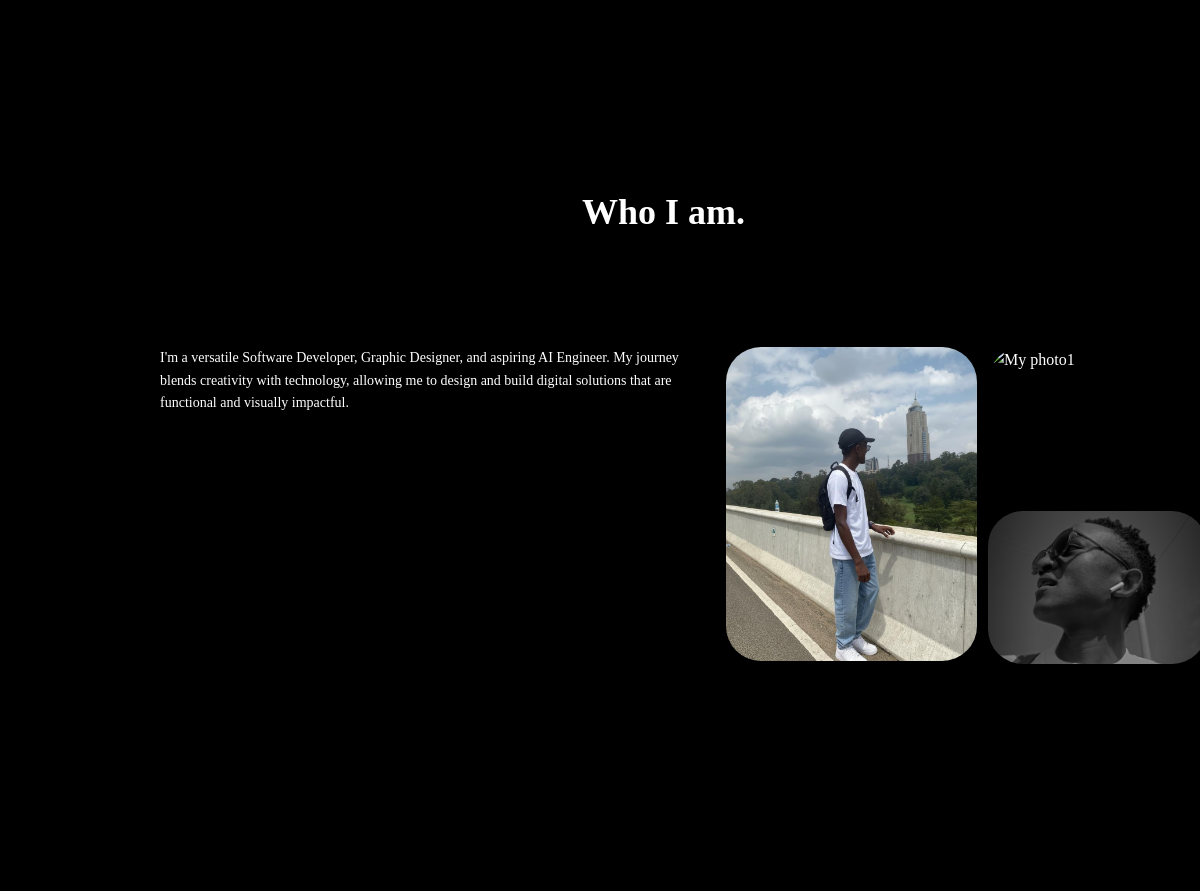
Page /portfolio/ (middle part) on the earlier database version.
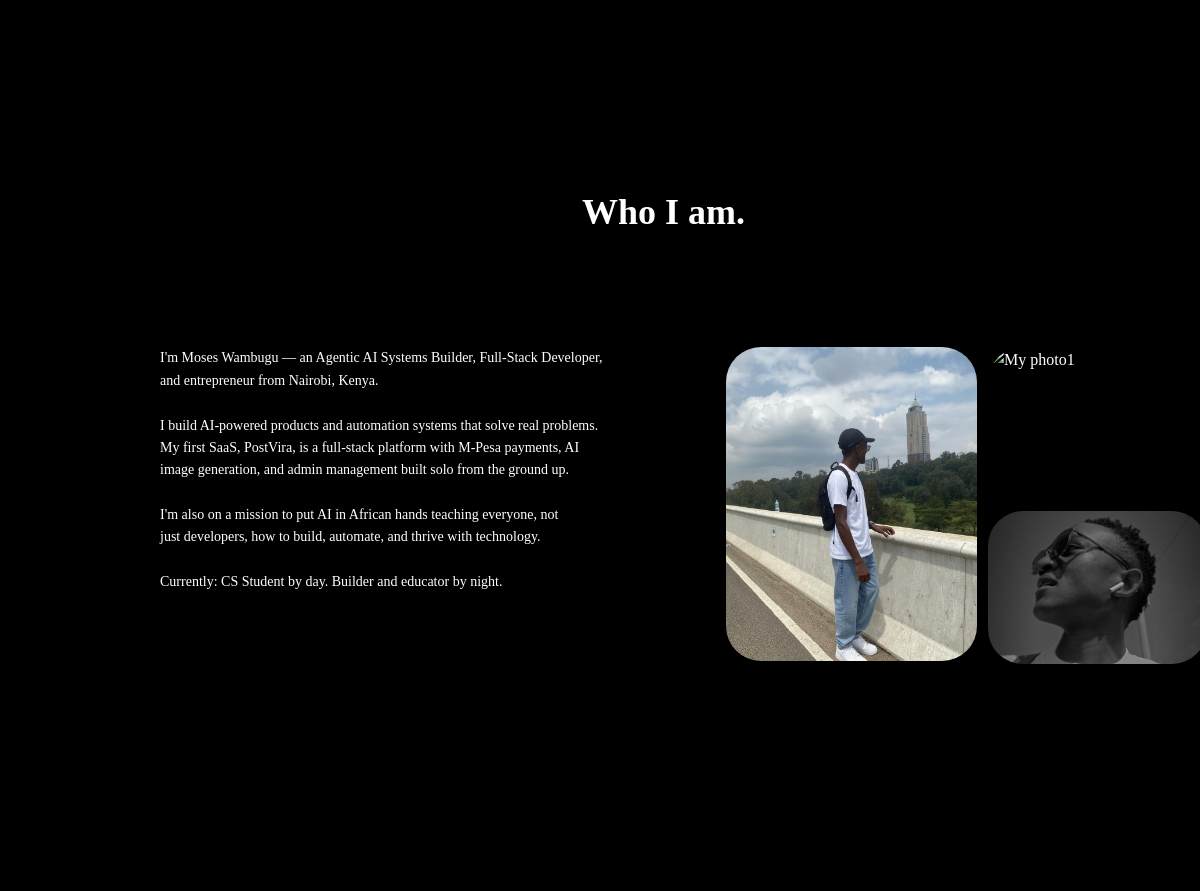
Same page on the later database version.
### main/models.py (models this page shows, shortened)
class SiteProfile(models.Model):
    name = models.CharField(max_length=120, default="Wambugu Moses")
    headline = models.CharField(
        max_length=220,
        default="Software Engineer | Graphic Designer | Upcoming AI Engineer",
    )
    intro = models.TextField(
        default="Building tech solutions that inspire change. Advocate for sustainability & STEM mentoring."
    )
    about_title = models.CharField(max_length=120, default="Who I am.")
    about_text = models.TextField(
        default="I'm a versatile Software Developer, Graphic Designer, and aspiring AI Engineer. My journey blends creativity with technology, allowing me to design and build digital solutions that are functional and visually impactful."
    )
    github_url = models.URLField(blank=True, default="https://github.com/Polymathh")
    linkedin_url = models.URLField(blank=True, default="https://www.linkedin.com/in/wambugumoses/")
    tiktok_url = models.URLField(blank=True, default="https://www.tiktok.com/@wambugu_ai")
    instagram_url = models.URLField(blank=True)
    facebook_url = models.URLField(blank=True)
    whatsapp_url = models.URLField(blank=True, default="https://wa.me/+254704141329")
    phone = models.CharField(max_length=40, blank=True, default="+254704141329")
    email = models.EmailField(blank=True)
    updated_at = models.DateTimeField(auto_now=True)
    class Meta:
        verbose_name = "Site Profile"
        verbose_name_plural = "Site Profile"

### main/views.py (the view, shortened to what this page needs)
# urls.py: path('portfolio/', views.portfolio_home, name='portfolio_home'),
def portfolio_home(request):
    categories = Project.CATEGORY_CHOICES
    selected_category = request.GET.get("category", "all")
    if selected_category == "all":
        projects = Project.objects.all()[:6]
    else:
        projects = Project.objects.filter(category=selected_category)
    form = ContactForm()
    featured_posts = BlogPost.objects.filter(status="published")[:3]
    return render(request, "home.html", {
        "categories": categories,
        "projects": projects,
        "form": form,
        "profile": get_site_profile(),
        "seo": get_seo_settings(),
        "featured_posts": featured_posts,
    })

### main/views.py (called while the page is built)
def get_site_profile():
    return SiteProfile.objects.first() or SiteProfile()

def get_seo_settings():
    return SEOSettings.objects.first() or SEOSettings()

### main/templates/home.html (shortened to what this page needs)
<!DOCTYPE html>
<html lang="en">
    <head>
        {% load static %}
        <link rel="stylesheet" href="{% static 'css/styles.css' %}">
    </head>
    <body>
          <section class="hero" id="home">
          </section>
           <section class="about" id="about">
            <h2>{{ profile.about_title }}</h2>
            <div class="text">
                <p>{{ profile.about_text|linebreaksbr }}</p>
            </div>
            <div class="images">
                <div class="left">
                <img src="{% static 'images/kim1.jpg' %}" alt="My photo1">
            </div>
            <div class="right">
                <img src="{% static 'images/kim.jpg' %}" alt="My photo1">
                <img src="{% static 'images/kim2.png' %}" alt="My photo1">
            </div>
            </div>
           </section>
            <section id="projects" class="projects">
            </section>
    </body>
</html>

Differences in the rows shown:
changed SiteProfile "Who I am.": about_text "I'm a versatile Software Developer, Graphic Designer, and aspiring AI Engineer. My journey blends creativity with technology, allowing me to design and build digital solutions that are functional and visually impactful." → "I'm Moses Wambugu — an Agentic AI Systems Builder, Full-Stack Developer, and entrepreneur from Nairobi, Kenya. I build AI-powered products and automation systems that solve real problems. My first SaaS, PostVira, is a full-stack platform with M-Pesa payments, AI image generation, and admin management built solo from the ground up. I'm also on a mission to put AI in African hands teaching everyone, not just developers, how to build, automate, and thrive with technology. Currently: CS Student by day. Builder and educator by night."
